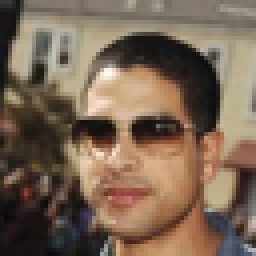
#> input picture code/counterfactuals/images/image.png, 64 x 64 px (shown 4 times larger)
$ python -i cut.py   (imports and definitions only)
#> lines starting #> are read from the running program, lines starting #| are printed output that depends on the picture
import cv2
from PIL import Image

# https://qiita.com/stpete_ishii/items/c4030ab664fab23313b0
# を参考にしました
#学習済みモデル https://github.com/opencv/opencv/tree/master/data/haarcascades

def cut_face(image):
    """
    画像ファイルパスを受け取り、顔部分を切り出す関数

    Args:
        image_path (str): 画像ファイルのパス

    Returns:
        numpy.ndarray or None: 切り出された顔画像 (NumPy 配列)、顔が検出されなかった場合は None
    """

    if image is None:  # 画像の読み込みに失敗した場合
        return None

    # グレースケール変換
    image_gs = cv2.cvtColor(image, cv2.COLOR_BGR2GRAY)
    # カスケード分類器の読み込み
    cascade = cv2.CascadeClassifier('haarcascade_frontalface_alt.xml')


    face_list = cascade.detectMultiScale(image_gs, scaleFactor=1.1, minNeighbors=2, minSize=(64, 64))

    # 顔部分が抽出できたならサイズを変更しface_imageに格納
    if len(face_list) > 0:
        for i, rect in enumerate(face_list):
            x, y, width, height = rect

            # 拡張率を指定 (例: 20%)
            expand_ratio_x = 0.4  # 横方向の拡張率
            expand_ratio_y = 0.4  # 縦方向の拡張率
            top_shift_ratio = 0.25  # 上方向への寄せの割合

            # 上方向へのシフト量を計算
            top_shift = int(height * top_shift_ratio)

            # 拡張後の座標とサイズを計算 (上方向に寄せ、全体を少し小さく)
            x = max(0, int(x - width * expand_ratio_x / 2))  # 横方向は中央寄せ
            y = max(0, int(y - top_shift))  # 上方向に寄せる
            width = int(width * (1 + expand_ratio_x) * 0.95)  # 横幅を少し小さく
            height = int(height * (1 + expand_ratio_y) * 0.95)  # 高さを少し小さく

            # 画像の顔部分のみを切り出す
            image = image[y:y + height, x:x + width]

            if image.shape[0] < 64:
                continue

            image = cv2.resize(image, (512, 512))
            return image
    else:
        print("顔は検出されませんでした。")
        return image

def crop_and_resize_image(image_path, output_path):
    with Image.open(image_path) as img:
        width, height = img.size
        crop_size = min(width, height)
        left = (width - crop_size) // 2
        top = (height - crop_size) // 2
        right = left + crop_size
        bottom = top + crop_size
        cropped_img = img.crop((left, top, right, bottom))
        resized_img = cropped_img.resize((64, 64))
        resized_img.save(output_path)

>>> import cv2
>>> picture = cv2.imread('images/image.png')
#> picture is the input picture: shape (64, 64, 3); mean B, G, R 84.1, 101.9, 121.9
>>> result = cut_face(picture)
#> in cut_face, `image_gs = cv2.cvtColor(image, cv2.COLOR_BGR2GRAY)`:
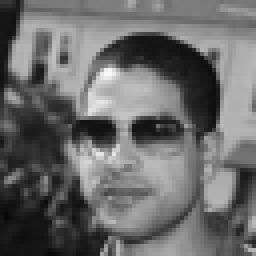
#> image_gs: shape (64, 64) (shown 4 times larger); min 9, max 249, mean 105.9
#> in cut_face, `face_list = cascade.detectMultiScale(image_gs, scaleFactor=1.1, minNei..`: face_list = ()
